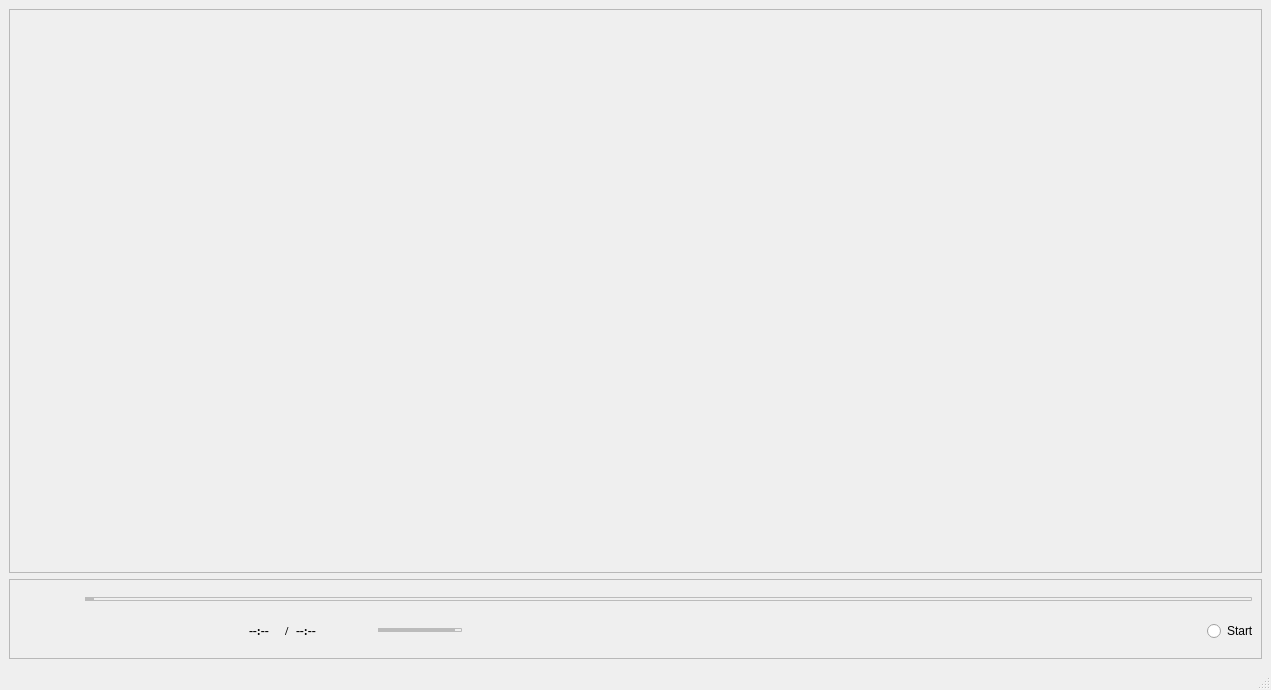
<?xml version="1.0" encoding="UTF-8"?>
<ui version="4.0">
 <class>HymnPlayer</class>
 <widget class="QMainWindow" name="HymnPlayer">
  <property name="geometry">
   <rect>
    <x>0</x>
    <y>0</y>
    <width>1271</width>
    <height>690</height>
   </rect>
  </property>
  <property name="windowTitle">
   <string>HymnPlayer</string>
  </property>
  <widget class="QWidget" name="centralwidget">
   <layout class="QVBoxLayout" name="verticalLayout_4">
    <item>
     <widget class="QFrame" name="frame">
      <property name="frameShape">
       <enum>QFrame::StyledPanel</enum>
      </property>
      <property name="frameShadow">
       <enum>QFrame::Raised</enum>
      </property>
      <layout class="QVBoxLayout" name="verticalLayout_2">
       <item>
        <spacer name="verticalSpacer">
         <property name="orientation">
          <enum>Qt::Vertical</enum>
         </property>
         <property name="sizeHint" stdset="0">
          <size>
           <width>20</width>
           <height>498</height>
          </size>
         </property>
        </spacer>
       </item>
       <item>
        <layout class="QHBoxLayout" name="horizontalLayout_3">
         <item>
          <spacer name="horizontalSpacer_2">
           <property name="sizePolicy">
            <sizepolicy hsizetype="Expanding" vsizetype="Minimum">
             <horstretch>0</horstretch>
             <verstretch>0</verstretch>
            </sizepolicy>
           </property>
           <property name="orientation">
            <enum>Qt::Horizontal</enum>
           </property>
           <property name="sizeType">
            <enum>QSizePolicy::Expanding</enum>
           </property>
           <property name="sizeHint" stdset="0">
            <size>
             <width>288</width>
             <height>20</height>
            </size>
           </property>
          </spacer>
         </item>
         <item>
          <widget class="QLabel" name="SubTitleLabel">
           <property name="sizePolicy">
            <sizepolicy hsizetype="Fixed" vsizetype="Fixed">
             <horstretch>0</horstretch>
             <verstretch>0</verstretch>
            </sizepolicy>
           </property>
           <property name="font">
            <font>
             <family>Lucida Fax</family>
             <pointsize>14</pointsize>
             <weight>75</weight>
             <bold>true</bold>
            </font>
           </property>
           <property name="text">
            <string/>
           </property>
          </widget>
         </item>
         <item>
          <spacer name="horizontalSpacer_3">
           <property name="sizePolicy">
            <sizepolicy hsizetype="Expanding" vsizetype="Minimum">
             <horstretch>0</horstretch>
             <verstretch>0</verstretch>
            </sizepolicy>
           </property>
           <property name="orientation">
            <enum>Qt::Horizontal</enum>
           </property>
           <property name="sizeType">
            <enum>QSizePolicy::Expanding</enum>
           </property>
           <property name="sizeHint" stdset="0">
            <size>
             <width>288</width>
             <height>20</height>
            </size>
           </property>
          </spacer>
         </item>
        </layout>
       </item>
      </layout>
     </widget>
    </item>
    <item>
     <widget class="QFrame" name="frame_2">
      <property name="frameShape">
       <enum>QFrame::StyledPanel</enum>
      </property>
      <property name="frameShadow">
       <enum>QFrame::Raised</enum>
      </property>
      <layout class="QHBoxLayout" name="horizontalLayout_2">
       <item>
        <widget class="QPushButton" name="PlayButton">
         <property name="sizePolicy">
          <sizepolicy hsizetype="Minimum" vsizetype="Minimum">
           <horstretch>0</horstretch>
           <verstretch>0</verstretch>
          </sizepolicy>
         </property>
         <property name="minimumSize">
          <size>
           <width>60</width>
           <height>60</height>
          </size>
         </property>
         <property name="maximumSize">
          <size>
           <width>60</width>
           <height>60</height>
          </size>
         </property>
         <property name="toolTip">
          <string/>
         </property>
         <property name="toolTipDuration">
          <number>-1</number>
         </property>
         <property name="styleSheet">
          <string notr="true">#PlayButton
{
background-color: transparent;
background: qlineargradient(x1:0, y1:0, x2:1, y2:1,
    stop:0 #fff, stop:1 #ddd);
border-radius:30px;
}

#PlayButton:hover
{
background-color: transparent;
background: qlineargradient(x1:0, y1:0, x2:1, y2:1,
    stop:0 #fff, stop:1 #ccc);
border-radius:30px;
}

#PlayButton:pressed {
background: qlineargradient(x1:0, y1:0, x2:1, y2:1,
    stop:0 #ccc, stop:1 #fff);
border-radius:30px;
}

</string>
         </property>
         <property name="text">
          <string/>
         </property>
         <property name="checkable">
          <bool>true</bool>
         </property>
        </widget>
       </item>
       <item>
        <layout class="QVBoxLayout" name="verticalLayout">
         <item>
          <widget class="QSlider" name="ProgressSlider">
           <property name="styleSheet">
            <string notr="true">QSlider::groove:horizontal {
border: 1px solid #bbb;
background-color: transparent;
height: 2px;
border-radius: 1px;
}

QSlider::sub-page:horizontal {
background: #bbb;
border-color: #999;
}

QSlider::handle:horizontal {
background: qlineargradient(x1:0, y1:0, x2:1, y2:1,
    stop:0 #eee, stop:1 #bbb);
width: 14px;
margin-top: -6px;
margin-bottom: -6px;
border-radius: 7px;
}

QSlider::handle:horizontal:hover {
background: qlineargradient(x1:0, y1:0, x2:1, y2:1,
    stop:0 #eee, stop:1 #ddd);
border-radius: 7px;
}

QSlider::sub-page:horizontal:disabled {
background-color: transparent;
border-color: #999;
}

QSlider::add-page:horizontal:disabled {
background-color: transparent;
border-color: #999;
}

QSlider::handle:horizontal:disabled {
background: #ddd;
border-radius: 7px;
}
</string>
           </property>
           <property name="orientation">
            <enum>Qt::Horizontal</enum>
           </property>
          </widget>
         </item>
         <item>
          <layout class="QHBoxLayout" name="horizontalLayout">
           <item>
            <widget class="QPushButton" name="AutoplayButton">
             <property name="sizePolicy">
              <sizepolicy hsizetype="Minimum" vsizetype="Minimum">
               <horstretch>0</horstretch>
               <verstretch>0</verstretch>
              </sizepolicy>
             </property>
             <property name="minimumSize">
              <size>
               <width>20</width>
               <height>20</height>
              </size>
             </property>
             <property name="maximumSize">
              <size>
               <width>20</width>
               <height>15</height>
              </size>
             </property>
             <property name="toolTip">
              <string/>
             </property>
             <property name="toolTipDuration">
              <number>-1</number>
             </property>
             <property name="statusTip">
              <string/>
             </property>
             <property name="styleSheet">
              <string notr="true">#AutoplayButton
{
background-color: transparent;
background: qlineargradient(x1:0, y1:0, x2:1, y2:1,
    stop:0 #ddd, stop:1 #fff);
border-radius:10px;
}

#AutoplayButton:hover
{
background-color: transparent;
background: qlineargradient(x1:0, y1:0, x2:1, y2:1,
    stop:0 #ccc, stop:1 #fff);
border-radius:10px;
}

#AutoplayButton:pressed {
background: qlineargradient(x1:0, y1:0, x2:1, y2:1,
    stop:0 #fff, stop:1 #ccc);
border-radius:10px;
}</string>
             </property>
             <property name="text">
              <string/>
             </property>
             <property name="checkable">
              <bool>true</bool>
             </property>
             <property name="checked">
              <bool>true</bool>
             </property>
            </widget>
           </item>
           <item>
            <widget class="QPushButton" name="PreviousButton">
             <property name="sizePolicy">
              <sizepolicy hsizetype="Minimum" vsizetype="Minimum">
               <horstretch>0</horstretch>
               <verstretch>0</verstretch>
              </sizepolicy>
             </property>
             <property name="minimumSize">
              <size>
               <width>40</width>
               <height>30</height>
              </size>
             </property>
             <property name="maximumSize">
              <size>
               <width>40</width>
               <height>30</height>
              </size>
             </property>
             <property name="toolTip">
              <string/>
             </property>
             <property name="toolTipDuration">
              <number>-1</number>
             </property>
             <property name="styleSheet">
              <string notr="true">#PreviousButton
{
background-color: transparent;
background: qlineargradient(x1:0, y1:0, x2:1, y2:1,
    stop:0 #fff, stop:1 #ddd);
border-radius:15px;
}

#PreviousButton:hover
{
background-color: transparent;
background: qlineargradient(x1:0, y1:0, x2:1, y2:1,
    stop:0 #fff, stop:1 #ccc);
border-radius:15px;
}

#PreviousButton:pressed {
background: qlineargradient(x1:0, y1:0, x2:1, y2:1,
    stop:0 #ccc, stop:1 #fff);
border-radius:15px;
}</string>
             </property>
             <property name="text">
              <string/>
             </property>
            </widget>
           </item>
           <item>
            <widget class="QPushButton" name="StopButton">
             <property name="sizePolicy">
              <sizepolicy hsizetype="Minimum" vsizetype="Minimum">
               <horstretch>0</horstretch>
               <verstretch>0</verstretch>
              </sizepolicy>
             </property>
             <property name="minimumSize">
              <size>
               <width>40</width>
               <height>30</height>
              </size>
             </property>
             <property name="maximumSize">
              <size>
               <width>40</width>
               <height>30</height>
              </size>
             </property>
             <property name="toolTip">
              <string/>
             </property>
             <property name="toolTipDuration">
              <number>-1</number>
             </property>
             <property name="styleSheet">
              <string notr="true">#StopButton
{
background-color: transparent;
background: qlineargradient(x1:0, y1:0, x2:1, y2:1,
    stop:0 #fff, stop:1 #ddd);
border-radius:15px;
}

#StopButton:hover
{
background-color: transparent;
background: qlineargradient(x1:0, y1:0, x2:1, y2:1,
    stop:0 #fff, stop:1 #ccc);
border-radius:15px;
}


#StopButton:pressed {
background: qlineargradient(x1:0, y1:0, x2:1, y2:1,
    stop:0 #ccc, stop:1 #fff);
border-radius:15px;
}</string>
             </property>
             <property name="text">
              <string/>
             </property>
            </widget>
           </item>
           <item>
            <widget class="QPushButton" name="NextButton">
             <property name="sizePolicy">
              <sizepolicy hsizetype="Minimum" vsizetype="Minimum">
               <horstretch>0</horstretch>
               <verstretch>0</verstretch>
              </sizepolicy>
             </property>
             <property name="minimumSize">
              <size>
               <width>40</width>
               <height>30</height>
              </size>
             </property>
             <property name="maximumSize">
              <size>
               <width>40</width>
               <height>30</height>
              </size>
             </property>
             <property name="toolTip">
              <string/>
             </property>
             <property name="toolTipDuration">
              <number>-1</number>
             </property>
             <property name="styleSheet">
              <string notr="true">#NextButton
{
background-color: transparent;
background: qlineargradient(x1:0, y1:0, x2:1, y2:1,
    stop:0 #fff, stop:1 #ddd);
border-radius:15px;
}

#NextButton:hover
{
background-color: transparent;
background: qlineargradient(x1:0, y1:0, x2:1, y2:1,
    stop:0 #fff, stop:1 #ccc);
border-radius:15px;
}

#NextButton:pressed {
background: qlineargradient(x1:0, y1:0, x2:1, y2:1,
    stop:0 #ccc, stop:1 #fff);
border-radius:15px;
}</string>
             </property>
             <property name="text">
              <string/>
             </property>
            </widget>
           </item>
           <item>
            <widget class="QLabel" name="TimeLable">
             <property name="minimumSize">
              <size>
               <width>30</width>
               <height>30</height>
              </size>
             </property>
             <property name="maximumSize">
              <size>
               <width>30</width>
               <height>30</height>
              </size>
             </property>
             <property name="font">
              <font>
               <family>Times New Roman</family>
               <pointsize>9</pointsize>
               <weight>75</weight>
               <bold>true</bold>
              </font>
             </property>
             <property name="text">
              <string>--:--</string>
             </property>
            </widget>
           </item>
           <item>
            <widget class="QLabel" name="label">
             <property name="font">
              <font>
               <family>Times New Roman</family>
               <pointsize>9</pointsize>
               <weight>75</weight>
               <bold>true</bold>
              </font>
             </property>
             <property name="text">
              <string>/</string>
             </property>
            </widget>
           </item>
           <item>
            <widget class="QLabel" name="DurationLable">
             <property name="minimumSize">
              <size>
               <width>30</width>
               <height>30</height>
              </size>
             </property>
             <property name="maximumSize">
              <size>
               <width>30</width>
               <height>30</height>
              </size>
             </property>
             <property name="font">
              <font>
               <family>Times New Roman</family>
               <pointsize>9</pointsize>
               <weight>75</weight>
               <bold>true</bold>
              </font>
             </property>
             <property name="text">
              <string>--:--</string>
             </property>
            </widget>
           </item>
           <item>
            <widget class="QPushButton" name="VolumeButton">
             <property name="sizePolicy">
              <sizepolicy hsizetype="Minimum" vsizetype="Minimum">
               <horstretch>0</horstretch>
               <verstretch>0</verstretch>
              </sizepolicy>
             </property>
             <property name="minimumSize">
              <size>
               <width>40</width>
               <height>30</height>
              </size>
             </property>
             <property name="maximumSize">
              <size>
               <width>40</width>
               <height>30</height>
              </size>
             </property>
             <property name="toolTip">
              <string/>
             </property>
             <property name="styleSheet">
              <string notr="true">#VolumeButton
{
background-color: transparent;
background: qlineargradient(x1:0, y1:0, x2:1, y2:1,
    stop:0 #fff, stop:1 #ddd);
border-radius:15px;
}

#VolumeButton:hover
{
background-color: transparent;
background: qlineargradient(x1:0, y1:0, x2:1, y2:1,
    stop:0 #fff, stop:1 #ccc);
border-radius:15px;
}


#VolumeButton:pressed {
background: qlineargradient(x1:0, y1:0, x2:1, y2:1,
    stop:0 #ccc, stop:1 #fff);
border-radius:15px;
}</string>
             </property>
             <property name="text">
              <string/>
             </property>
             <property name="checkable">
              <bool>true</bool>
             </property>
            </widget>
           </item>
           <item>
            <widget class="QSlider" name="VolumeSlider">
             <property name="sizePolicy">
              <sizepolicy hsizetype="Fixed" vsizetype="Fixed">
               <horstretch>0</horstretch>
               <verstretch>0</verstretch>
              </sizepolicy>
             </property>
             <property name="styleSheet">
              <string notr="true">QSlider::groove:horizontal {
border: 1px solid #bbb;
background-color: transparent;
height: 2px;
border-radius: 1px;
}

QSlider::sub-page:horizontal {
background: #bbb;
border-color: #999;
}

QSlider::handle:horizontal {
background: qlineargradient(x1:0, y1:0, x2:1, y2:1,
    stop:0 #eee, stop:1 #bbb);
width: 14px;
margin-top: -6px;
margin-bottom: -6px;
border-radius: 7px;
}

QSlider::handle:horizontal:hover {
background: qlineargradient(x1:0, y1:0, x2:1, y2:1,
    stop:0 #eee, stop:1 #ddd);
border-radius: 7px;
}

QSlider::sub-page:horizontal:disabled {
background-color: transparent;
border-color: #999;
}

QSlider::add-page:horizontal:disabled {
background-color: transparent;
border-color: #999;
}

QSlider::handle:horizontal:disabled {
background: #ddd;
border-radius: 7px;
}
</string>
             </property>
             <property name="maximum">
              <number>100</number>
             </property>
             <property name="value">
              <number>100</number>
             </property>
             <property name="orientation">
              <enum>Qt::Horizontal</enum>
             </property>
            </widget>
           </item>
           <item>
            <spacer name="horizontalSpacer">
             <property name="orientation">
              <enum>Qt::Horizontal</enum>
             </property>
             <property name="sizeHint" stdset="0">
              <size>
               <width>118</width>
               <height>20</height>
              </size>
             </property>
            </spacer>
           </item>
           <item>
            <widget class="QPushButton" name="PlayListButton">
             <property name="sizePolicy">
              <sizepolicy hsizetype="Minimum" vsizetype="Minimum">
               <horstretch>0</horstretch>
               <verstretch>0</verstretch>
              </sizepolicy>
             </property>
             <property name="minimumSize">
              <size>
               <width>40</width>
               <height>30</height>
              </size>
             </property>
             <property name="maximumSize">
              <size>
               <width>40</width>
               <height>30</height>
              </size>
             </property>
             <property name="styleSheet">
              <string notr="true">#PlayListButton
{
background-color: transparent;
background: qlineargradient(x1:0, y1:0, x2:1, y2:1,
    stop:0 #fff, stop:1 #ddd);
border-radius:15px;
}

#PlayListButton:hover
{
background-color: transparent;
background: qlineargradient(x1:0, y1:0, x2:1, y2:1,
    stop:0 #fff, stop:1 #ccc);
border-radius:15px;
}

#PlayListButton:pressed {
background: qlineargradient(x1:0, y1:0, x2:1, y2:1,
    stop:0 #ccc, stop:1 #fff);
border-radius:15px;
}</string>
             </property>
             <property name="text">
              <string/>
             </property>
            </widget>
           </item>
           <item>
            <widget class="QPushButton" name="RemoveButton">
             <property name="sizePolicy">
              <sizepolicy hsizetype="Minimum" vsizetype="Minimum">
               <horstretch>0</horstretch>
               <verstretch>0</verstretch>
              </sizepolicy>
             </property>
             <property name="minimumSize">
              <size>
               <width>40</width>
               <height>30</height>
              </size>
             </property>
             <property name="maximumSize">
              <size>
               <width>40</width>
               <height>30</height>
              </size>
             </property>
             <property name="styleSheet">
              <string notr="true">#RemoveButton
{
background-color: transparent;
background: qlineargradient(x1:0, y1:0, x2:1, y2:1,
    stop:0 #fff, stop:1 #ddd);
border-radius:15px;
}

#RemoveButton:hover
{
background-color: transparent;
background: qlineargradient(x1:0, y1:0, x2:1, y2:1,
    stop:0 #fff, stop:1 #ccc);
border-radius:15px;
}

#RemoveButton:pressed {
background: qlineargradient(x1:0, y1:0, x2:1, y2:1,
    stop:0 #ccc, stop:1 #fff);
border-radius:15px;
}</string>
             </property>
             <property name="text">
              <string/>
             </property>
            </widget>
           </item>
           <item>
            <widget class="QPushButton" name="CaptionButton">
             <property name="enabled">
              <bool>false</bool>
             </property>
             <property name="sizePolicy">
              <sizepolicy hsizetype="Minimum" vsizetype="Minimum">
               <horstretch>0</horstretch>
               <verstretch>0</verstretch>
              </sizepolicy>
             </property>
             <property name="minimumSize">
              <size>
               <width>40</width>
               <height>30</height>
              </size>
             </property>
             <property name="maximumSize">
              <size>
               <width>40</width>
               <height>30</height>
              </size>
             </property>
             <property name="styleSheet">
              <string notr="true">#CaptionButton
{
background-color: transparent;
background: qlineargradient(x1:0, y1:0, x2:1, y2:1,
    stop:0 #fff, stop:1 #ddd);
border-radius:15px;
}

#CaptionButton:hover
{
background-color: transparent;
background: qlineargradient(x1:0, y1:0, x2:1, y2:1,
    stop:0 #fff, stop:1 #ccc);
border-radius:15px;
}

#CaptionButton:pressed {
background: qlineargradient(x1:0, y1:0, x2:1, y2:1,
    stop:0 #ccc, stop:1 #fff);
border-radius:15px;
}</string>
             </property>
             <property name="text">
              <string/>
             </property>
             <property name="checkable">
              <bool>true</bool>
             </property>
            </widget>
           </item>
           <item>
            <widget class="QPushButton" name="CaptionEditButton">
             <property name="enabled">
              <bool>false</bool>
             </property>
             <property name="sizePolicy">
              <sizepolicy hsizetype="Minimum" vsizetype="Minimum">
               <horstretch>0</horstretch>
               <verstretch>0</verstretch>
              </sizepolicy>
             </property>
             <property name="minimumSize">
              <size>
               <width>40</width>
               <height>30</height>
              </size>
             </property>
             <property name="maximumSize">
              <size>
               <width>40</width>
               <height>30</height>
              </size>
             </property>
             <property name="styleSheet">
              <string notr="true">#CaptionEditButton
{
background-color: transparent;
background: qlineargradient(x1:0, y1:0, x2:1, y2:1,
    stop:0 #fff, stop:1 #ddd);
border-radius:15px;
}

#CaptionEditButton:hover
{
background-color: transparent;
background: qlineargradient(x1:0, y1:0, x2:1, y2:1,
    stop:0 #fff, stop:1 #ccc);
border-radius:15px;
}

#CaptionEditButton:pressed {
background: qlineargradient(x1:0, y1:0, x2:1, y2:1,
    stop:0 #ccc, stop:1 #fff);
border-radius:15px;
}</string>
             </property>
             <property name="text">
              <string/>
             </property>
             <property name="checkable">
              <bool>true</bool>
             </property>
            </widget>
           </item>
           <item>
            <widget class="QRadioButton" name="SubStartEndButton">
             <property name="enabled">
              <bool>true</bool>
             </property>
             <property name="minimumSize">
              <size>
               <width>45</width>
               <height>30</height>
              </size>
             </property>
             <property name="maximumSize">
              <size>
               <width>45</width>
               <height>30</height>
              </size>
             </property>
             <property name="text">
              <string>Start</string>
             </property>
            </widget>
           </item>
          </layout>
         </item>
        </layout>
       </item>
      </layout>
     </widget>
    </item>
   </layout>
  </widget>
  <widget class="QMenuBar" name="menubar">
   <property name="geometry">
    <rect>
     <x>0</x>
     <y>0</y>
     <width>1271</width>
     <height>21</height>
    </rect>
   </property>
  </widget>
  <widget class="QStatusBar" name="statusbar"/>
 </widget>
 <resources/>
 <connections/>
</ui>
